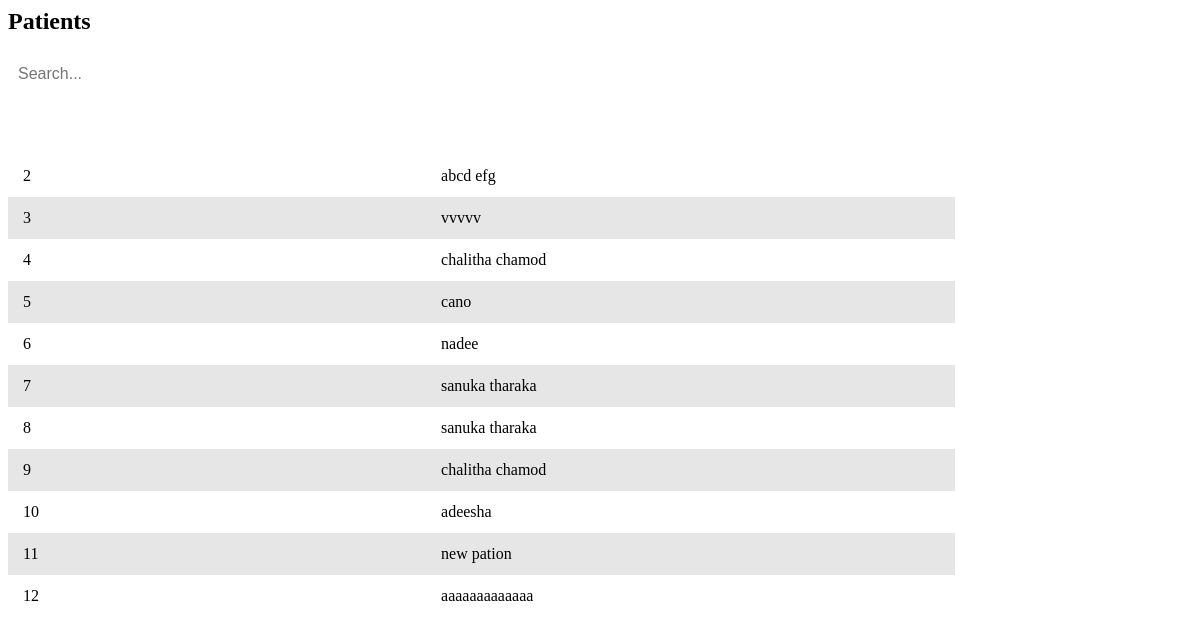
The app's page /reception/patients.php, older data.
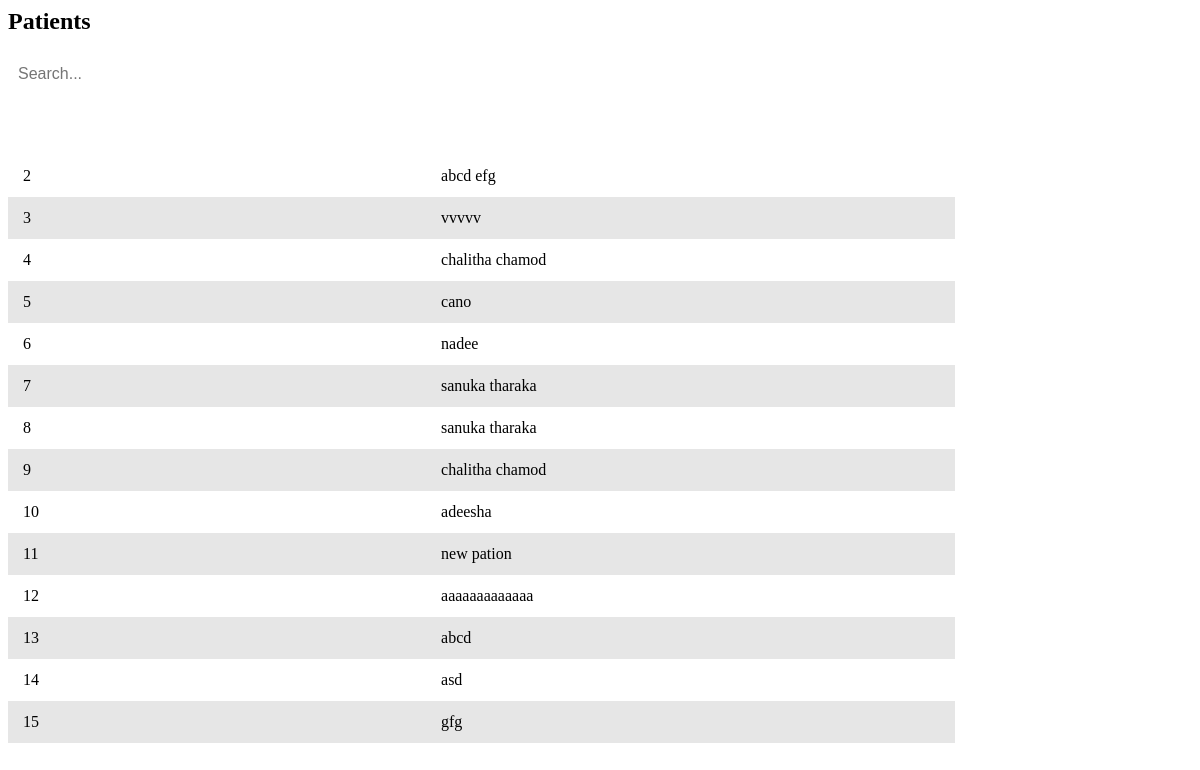
The same page, newer data.
### tables this page shows
CREATE TABLE IF NOT EXISTS `registered_patients` (
  `p_id` int NOT NULL AUTO_INCREMENT,
  `name` varchar(50) DEFAULT NULL,
  `mobile` varchar(12) DEFAULT NULL,
  `email` varchar(50) DEFAULT NULL,
  `id_num` varchar(20) DEFAULT NULL,
  `address` text,
  `age` int DEFAULT NULL,
  `register_date` datetime DEFAULT NULL,
  `reception_id` varchar(50) DEFAULT NULL,
  PRIMARY KEY (`p_id`),
  KEY `FK_register_patients_register_reception` (`reception_id`),
  CONSTRAINT `FK_register_patients_register_reception` FOREIGN KEY (`reception_id`) REFERENCES `registered_reception` (`id_num`)
);

### connection.php (called while the page is built, shortened)
<?php
class Database
{
    public static $connection;
    public static function SetUpConnection()
    {
        if (!isset(Database::$connection)) {
            Database::$connection = new mysqli("localhost", "root", "Chalithac*#3031", "healthcare", "3306");
        }
    }
    public static function search($q)
    {
        return Database::$connection->query($q);
    }
}

### reception/patients.php (the view, shortened to what this page needs)
<head>
</head>
<h2 class="content-title">Patients</h2>
<input type="text" id="searchBar" placeholder="Search..." onkeyup="filterTable()">
<table id="dataTable">
    <thead>
        <tr>
            <th>Patients ID</th>
            <th>Patients Name</th>
        </tr>
    </thead>
    <tbody>
    <?php
    require_once "../connection.php";
    $patientResultSet = Database::search("SELECT * FROM `registered_patients`");
    $patientCount = $patientResultSet->num_rows;
    if ($patientCount > 0) {
        while ($patientResult = $patientResultSet->fetch_assoc()) {
    ?>
                <tr ondblclick="window.location.href='profile-view.php?p_id=<?php echo $patientResult['p_id'] ?>'">
                    <td><?php echo $patientResult['p_id'] ?></td>
                    <td><?php echo $patientResult['name'] ?></td>
                </tr>
    <?php
        }
    }
    ?>
 </tbody>
</table>

Row changes from the older to the newer data that the page shows:
added registered_patients: p_id "13", name "abcd"
added registered_patients: p_id "14", name "asd"
added registered_patients: p_id "15", name "gfg"
